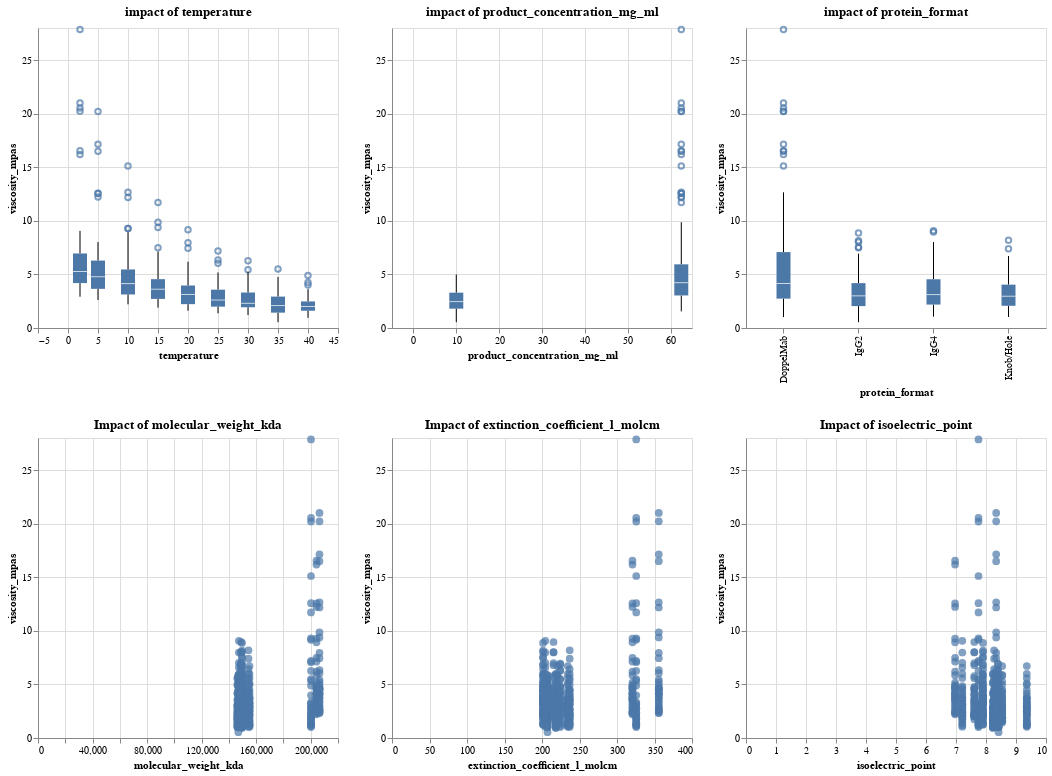

Notebook source saved alongside this figure:
### Code cell
final_chart = alt.vconcat(final_chart1, final_chart2)
final_chart

### Figure 1 — Vega-Lite specification as saved in the notebook (floating-point values rounded to 4 significant figures; data arrays with more than 128 entries replaced by an {"elided": "..."} marker saying what was removed)
{"config": {"view": {"continuousWidth": 300, "continuousHeight": 300}}, "vconcat": [{"hconcat": [{"mark": {"type": "boxplot"}, "encoding": {"x": {"field": "temperature", "title": "temperature", "type": "quantitative"}, "y": {"field": "viscosity_mpas", "title": "viscosity_mpas", "type": "quantitative"}}, "height": 300, "title": "impact of temperature", "width": 300}, {"mark": {"type": "boxplot"}, "encoding": {"x": {"field": "product_concentration_mg_ml", "title": "product_concentration_mg_ml", "type": "quantitative"}, "y": {"field": "viscosity_mpas", "title": "viscosity_mpas", "type": "quantitative"}}, "height": 300, "title": "impact of product_concentration_mg_ml", "width": 300}, {"mark": {"type": "boxplot"}, "encoding": {"x": {"field": "protein_format", "title": "protein_format", "type": "nominal"}, "y": {"field": "viscosity_mpas", "title": "viscosity_mpas", "type": "quantitative"}}, "height": 300, "title": "impact of protein_format", "width": 300}]}, {"hconcat": [{"mark": {"type": "circle", "size": 60}, "encoding": {"tooltip": [{"field": "molecular_weight_kda", "type": "quantitative"}, {"field": "viscosity_mpas", "type": "quantitative"}], "x": {"field": "molecular_weight_kda", "title": "molecular_weight_kda", "type": "quantitative"}, "y": {"field": "viscosity_mpas", "title": "viscosity_mpas", "type": "quantitative"}}, "height": 300, "title": "Impact of molecular_weight_kda", "width": 300}, {"mark": {"type": "circle", "size": 60}, "encoding": {"tooltip": [{"field": "extinction_coefficient_l_molcm", "type": "quantitative"}, {"field": "viscosity_mpas", "type": "quantitative"}], "x": {"field": "extinction_coefficient_l_molcm", "title": "extinction_coefficient_l_molcm", "type": "quantitative"}, "y": {"field": "viscosity_mpas", "title": "viscosity_mpas", "type": "quantitative"}}, "height": 300, "title": "Impact of extinction_coefficient_l_molcm", "width": 300}, {"mark": {"type": "circle", "size": 60}, "encoding": {"tooltip": [{"field": "isoelectric_point", "type": "quantitative"}, {"field": "viscosity_mpas", "type": "quantitative"}], "x": {"field": "isoelectric_point", "title": "isoelectric_point", "type": "quantitative"}, "y": {"field": "viscosity_mpas", "title": "viscosity_mpas", "type": "quantitative"}}, "height": 300, "title": "Impact of isoelectric_point", "width": 300}]}], "data": {"name": "data-cd9234b413e9bf9b17618bcae479094f"}, "$schema": "https://vega.github.io/schema/vega-lite/v5.20.1.json", "datasets": {"data-cd9234b413e9bf9b17618bcae479094f": {"elided": "502 records"}}}
